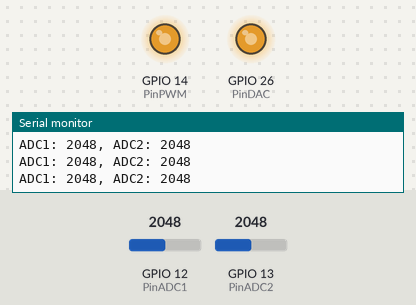
Bench run of a sketch on a simulated ESP32. On the bench: output pins drawn as LEDs (lit = HIGH), the last lines printed to the serial monitor. The test bench sets the inputs (shaded band); at power-on: GPIO 12 (PinADC1) = 2048, GPIO 13 (PinADC2) = 2048.

Above: at 2.3 s.
4.3 s: GPIO 12 (PinADC1) set to 0
At 5.83 s:
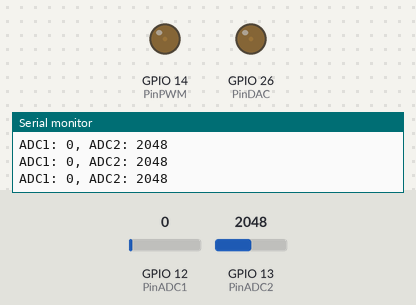
7.3 s: GPIO 13 (PinADC2) set to 0
At 8.23 s:
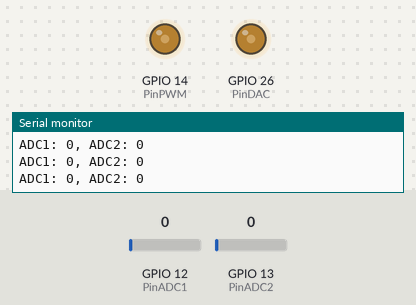
10.3 s: GPIO 12 (PinADC1) set to 491
Timing chart, 0 to 19.3 s (numbered marks = the images above; inputs shaded):
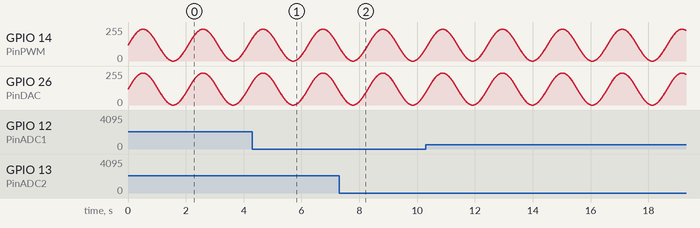

The sketch:

se_al_senoidal_analogica.ino
```cpp
//Definir pines
#define PinPWM 14
#define PinADC1 12

#define PinDAC 26
#define PinADC2 13

//Variables para definir el PWM
const int freq = 1000; //Frecuencia en Hz
const int ChanelPWM = 0; //Canal 0 - 15
const int resolution = 8; //Bits de resolución, hasta 8

void setup() {
  Serial.begin(115200); //Inicializar comunicación serial
  pinMode(PinADC1, INPUT); //Declarar pin como entrada
  pinMode(PinPWM, OUTPUT); //Declarar pin como salida

  pinMode(PinADC2, INPUT); //Declaro pin como entrada
  pinMode(PinDAC, OUTPUT); //Declaro pin como salida

  ledcSetup(ChanelPWM, freq, resolution); //Configuración del PWM
  ledcAttachPin(PinPWM, ChanelPWM); //Enlazar pin a canal
}

void loop() {
  float t = 0; //Variable para el tiempo
  float dt = 0.0001; //Delta de tiempo

  while (t <= 2 * PI) { //Realiza la lectura por un ciclo completo
    //Genera la señal sinusoidal de 50 Hz
    float sin_value = sin(2 * PI * 50 * t);

    //Convierte la señal sinusoidal a valores del DAC
    int dac_value = (sin_value + 1) * 120;
    dacWrite(PinDAC, dac_value); //Asigna el valor del DAC al LED

    //Convierte la señal sinusoidal a valores PWM
    int pwm_value = (sin_value + 1) * 120;
    ledcWrite(ChanelPWM, pwm_value); //Asigna el valor del PWM al LED


    //Incrementa el tiempo
    t += dt;


    //Lee el valor del ADC1 y lo muestra en el monitor serial
    int adc_value1 = analogRead(PinADC1);
    Serial.print("ADC1: ");
    Serial.print(adc_value1);
    Serial.print(", ");
    //Lee el valor del ADC2 y lo muestra en el monitor serial
    int adc_value2 = analogRead(PinADC2);
    Serial.print("ADC2: ");
    Serial.println(adc_value2);
    //Espera un tiempo para el siguiente ciclo
    delay(10);
  }
}
```
